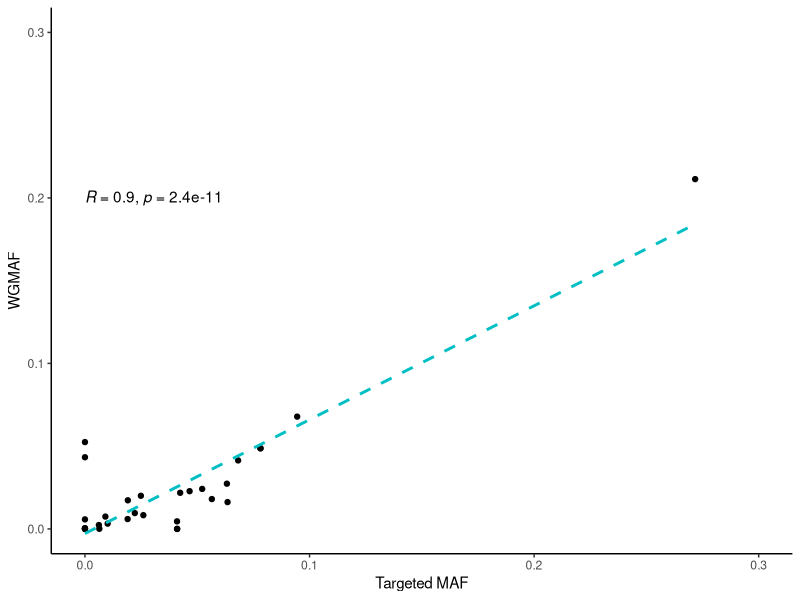

The R script that drew this image:
## ---- chunk 1
library(here)
library(ggpubr)
library(tidyverse)
library(readxl)
## ---- chunk 2
wgsmaf_pred <- read_excel(here("data/supplementary_tables.xlsx"),
                          sheet = "Table S2", range = "A2:P219")
targeted <- read_excel(here("data/i07_input.xlsx"),
                       sheet = "checkpac_preds")
targeted$Sample <- targeted$id

# Combine WGMAF with targeted MAF
targeted_wgs <- inner_join(wgsmaf_pred, targeted, by = "Sample")
targeted_wgs <- targeted_wgs %>% filter(WGMAF != "-", `MAF (targeted)` != "NA")
targeted_wgs$`MAF (targeted)` <- as.numeric(targeted_wgs$`MAF (targeted)`)
targeted_wgs$WGMAF <- as.numeric(targeted_wgs$WGMAF)
## ---- chunk 3
ggplot(targeted_wgs, aes(x = `MAF (targeted)`, y = WGMAF)) +
  geom_point() +
  theme_classic() +
  geom_smooth(method = "lm", se = FALSE, linetype = "dashed",
              color="#00BFC4") +
  stat_cor(label.y = .2) +
  coord_cartesian(xlim = c(0, .3), ylim = c(0, .3)) +
  labs(y = "WGMAF", x = "Targeted MAF")
